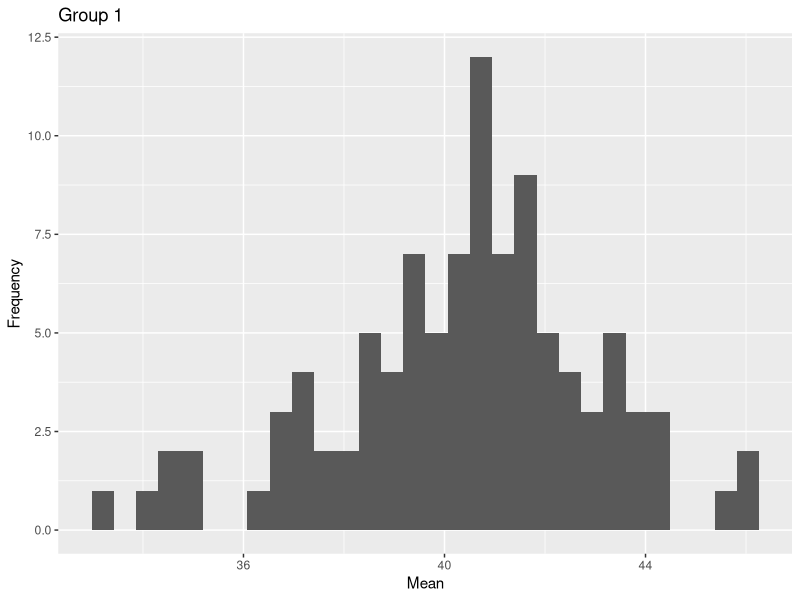
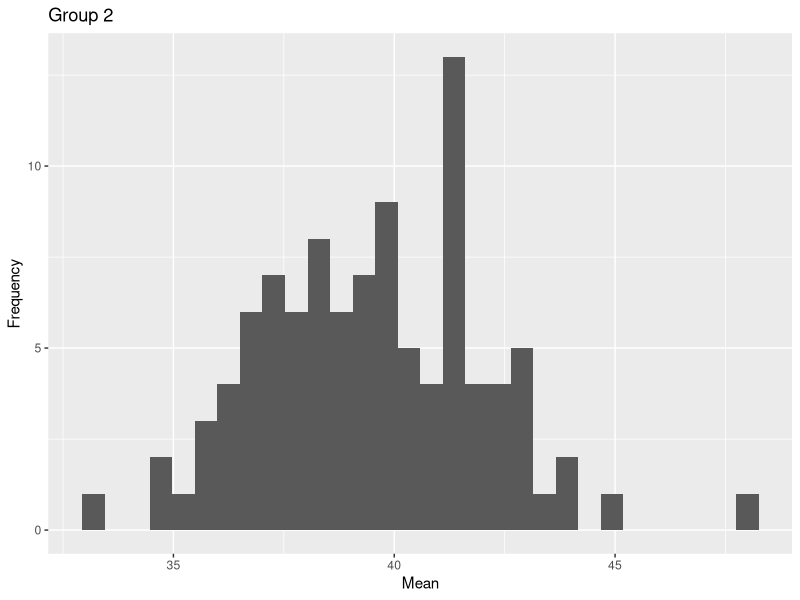
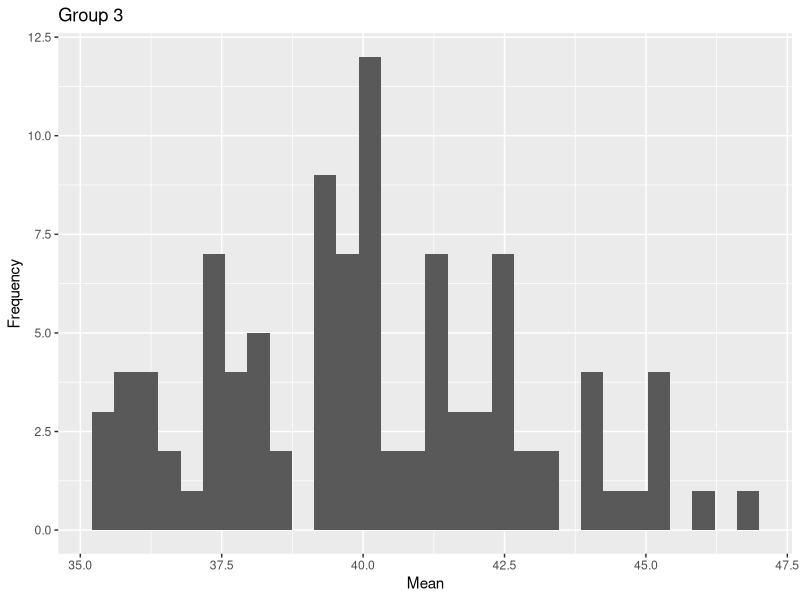

Generate these figures, in order, with R:
## ---- chunk 1
library(tidyverse)
library(dplyr)
library(datasets)
## ---- chunk 2
# create function
count_zeros <- function(x){ 
  counter <- 0
  for (i in x) {
    if (i == 0) {
      counter <- counter + 1
    }
  }
  return(counter) 
} 

# test function out
vector <- c(0,3,4,5,0,3,4,8,0,9,8)
count_zeros(x=vector)
## ---- chunk 3
# same thing but with subsetting
count_zeros2 <- function(x) {
  return(length(x[x==0]))
}

# test function out
vector <- c(0,3,4,5,0,3,4,8,0,9,8)
count_zeros2(x=vector)
## ---- chunk 4
# create function
make_matrix <- function(rows,columns) {
  result <- matrix(NA, nrow = rows, ncol = columns)
  for (i in 1:nrow(result)) {
    for (j in 1:ncol(result)) {
      result[i,j] <- i*j
    }
  }
  return(result)
}

# test function out
make_matrix(6,7)
## ---- chunk 5
nGroup <- 3 # number of groups
nName <- c("Group1","Group2", "Group3") # names of groups
nSize <- c(30,30,30) # number of observations
nMean <- c(20,40,60) # mean of each group

response <- c(rnorm(n=nSize[1],mean=nMean[1]),
            rnorm(n=nSize[2],mean=nMean[2]),
            rnorm(n=nSize[3],mean=nMean[3]))
groups <- rep(nName,nSize)
my_data <- data.frame(groups,response)
my_data
## ---- chunk 6
shuffleMeans <- function(data=my_data){
  shuffled <- sample(data$response)
  data$shuffled <- shuffled
  result <- c(mean(shuffled[data$groups=="Group1"]),mean(shuffled[data$groups=="Group2"]),mean(shuffled[data$groups=="Group3"]))
  return(result)
}

shuffleMeans()
## ---- chunk 7
data100replicates <- data.frame(Replicate = 1:100, Group1 = 100, Group2 = 100, Group3 = 100)

for (i in 1:100){
  new_means <- shuffleMeans(my_data)
  data100replicates[i, 2:4] <- new_means
}
print(data100replicates)
## ---- chunk 8
# plot for group 1
qplot(data=data100replicates,x=Group1,geom="histogram") +
  labs(x = "Mean", y = "Frequency", title = "Group 1")

# plot for group 2
qplot(data=data100replicates,x=Group2,geom="histogram") +
  labs(x = "Mean", y = "Frequency", title = "Group 2")

# plot for group 3
qplot(data=data100replicates,x=Group3,geom="histogram") +
  labs(x = "Mean", y = "Frequency", title = "Group 3")
